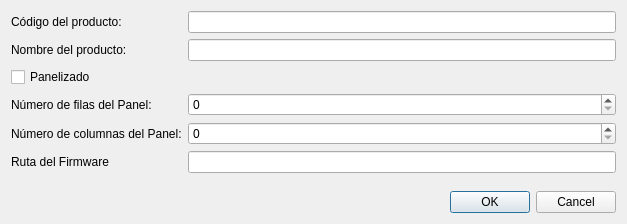
<?xml version="1.0" encoding="UTF-8"?>
<ui version="4.0">
 <class>DutEditDialog</class>
 <widget class="QDialog" name="DutEditDialog">
  <property name="geometry">
   <rect>
    <x>0</x>
    <y>0</y>
    <width>627</width>
    <height>224</height>
   </rect>
  </property>
  <property name="windowTitle">
   <string>Configuración del DUT</string>
  </property>
  <layout class="QVBoxLayout" name="verticalLayout">
   <item>
    <layout class="QGridLayout" name="gridLayout">
     <item row="3" column="1">
      <widget class="QSpinBox" name="spinBox_panelRows"/>
     </item>
     <item row="4" column="1">
      <widget class="QSpinBox" name="spinBox_panelCols"/>
     </item>
     <item row="1" column="1">
      <widget class="QLineEdit" name="lineEdit_productName"/>
     </item>
     <item row="0" column="0">
      <widget class="QLabel" name="label">
       <property name="text">
        <string>Código del producto:</string>
       </property>
      </widget>
     </item>
     <item row="0" column="1">
      <widget class="QLineEdit" name="lineEdit_productCode"/>
     </item>
     <item row="3" column="0">
      <widget class="QLabel" name="label_3">
       <property name="text">
        <string>Número de filas del Panel:</string>
       </property>
      </widget>
     </item>
     <item row="1" column="0">
      <widget class="QLabel" name="label_2">
       <property name="text">
        <string>Nombre del producto:</string>
       </property>
      </widget>
     </item>
     <item row="4" column="0">
      <widget class="QLabel" name="label_4">
       <property name="text">
        <string>Número de columnas del Panel:</string>
       </property>
      </widget>
     </item>
     <item row="2" column="0" colspan="2">
      <widget class="QCheckBox" name="checkBox_isPanel">
       <property name="text">
        <string>Panelizado</string>
       </property>
      </widget>
     </item>
     <item row="5" column="0">
      <widget class="QLabel" name="label_5">
       <property name="text">
        <string>Ruta del Firmware</string>
       </property>
      </widget>
     </item>
     <item row="5" column="1">
      <widget class="QLineEdit" name="lineEdit_fwPath"/>
     </item>
    </layout>
   </item>
   <item>
    <spacer name="verticalSpacer">
     <property name="orientation">
      <enum>Qt::Vertical</enum>
     </property>
     <property name="sizeHint" stdset="0">
      <size>
       <width>20</width>
       <height>40</height>
      </size>
     </property>
    </spacer>
   </item>
   <item>
    <widget class="QDialogButtonBox" name="buttonBox">
     <property name="orientation">
      <enum>Qt::Horizontal</enum>
     </property>
     <property name="standardButtons">
      <set>QDialogButtonBox::Cancel|QDialogButtonBox::Ok</set>
     </property>
    </widget>
   </item>
  </layout>
 </widget>
 <resources/>
 <connections>
  <connection>
   <sender>buttonBox</sender>
   <signal>accepted()</signal>
   <receiver>DutEditDialog</receiver>
   <slot>accept()</slot>
   <hints>
    <hint type="sourcelabel">
     <x>248</x>
     <y>254</y>
    </hint>
    <hint type="destinationlabel">
     <x>157</x>
     <y>274</y>
    </hint>
   </hints>
  </connection>
  <connection>
   <sender>buttonBox</sender>
   <signal>rejected()</signal>
   <receiver>DutEditDialog</receiver>
   <slot>reject()</slot>
   <hints>
    <hint type="sourcelabel">
     <x>316</x>
     <y>260</y>
    </hint>
    <hint type="destinationlabel">
     <x>286</x>
     <y>274</y>
    </hint>
   </hints>
  </connection>
 </connections>
</ui>
